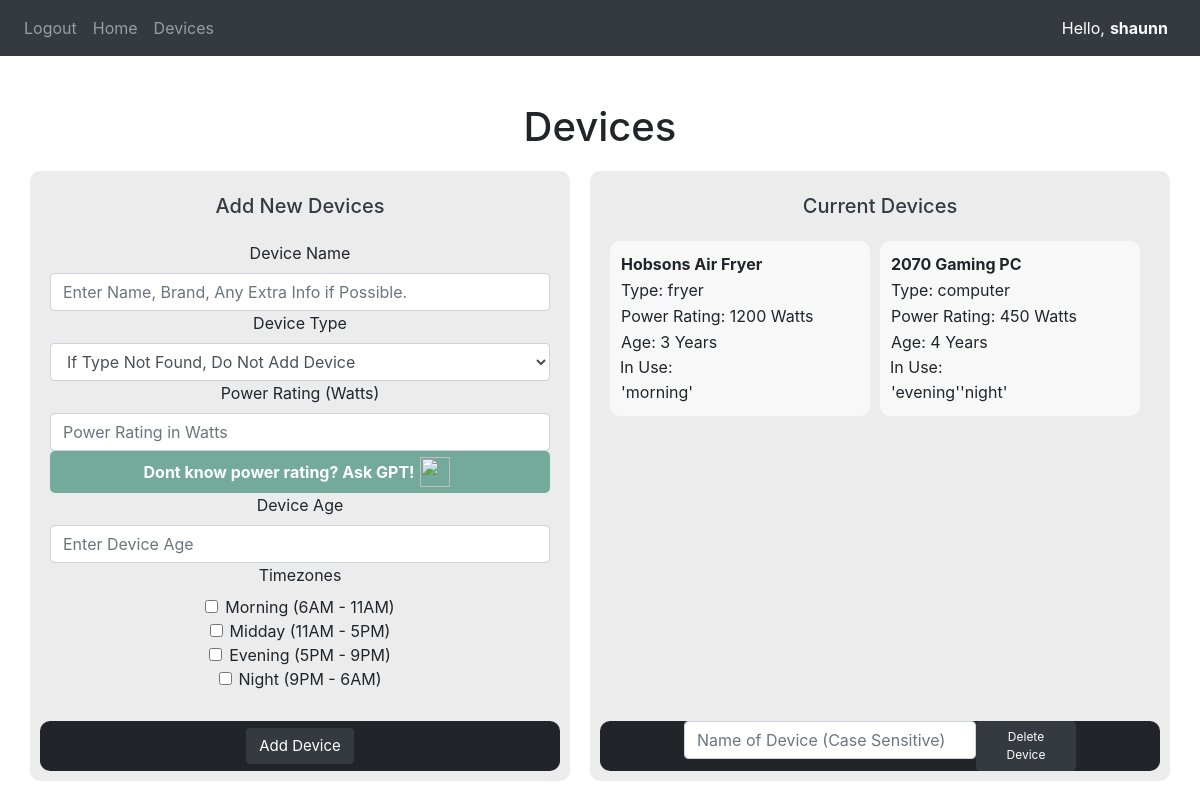
Screenshot of /devices (signed in) with the database file from the repository.
### website/models.py (models this page shows)
class User(db.Model, UserMixin):
    id = db.Column(db.Integer, primary_key=True)
    email = db.Column(db.String(150), unique=True)
    password = db.Column(db.String(500))
    firstName = db.Column(db.String(150))
    csv_data = db.relationship('CSVData', uselist=False, backref='user')
    devices = db.relationship('Device', backref='user')

class Device(db.Model):
    id = db.Column(db.Integer, primary_key=True)
    user_id = db.Column(db.Integer, db.ForeignKey('user.id'))
    deviceName = db.Column(db.String(150))
    deviceType = db.Column(db.String(50))
    powerRating = db.Column(db.Integer)
    deviceAge = db.Column(db.Integer)
    timeZones = db.Column(db.JSON)

### website/views.py (the view)
@views.route('/devices')
@login_required
def devices():
    devices = current_user.devices
    return render_template("devices.html.j2", devices=devices) #pass in devies to load any existing devices from user

### website/templates/devices.html.j2 (shortened to what this page needs)
{% extends "base.html.j2"%}
{%block content %}
<div class="header-container">
    <h1 class="page-header">Devices</h1>
</div>
<div class="flex-tile-con">
    <div class="tile" style="flex: 1;">
        <h2 class="tile-title text-dark">Add New Devices</h2>
        <div class="tile-content" style="flex-direction: column;">
            <form method="POST" action="/add-device" style="width: 500px;" align="center" id="add_form">
                <div class="form-group">
                    <label for="deviceName">Device Name</label>
                    <input type="text" class="form-control" id="deviceName" name="deviceName" placeholder="Enter Name, Brand, Any Extra Info if Possible.">
                    <label for="deviceType">Device Type</label>
                    <select class="form-control" id="deviceType" name="deviceType" placeholder="If type not found, please do not add this device">
                        <option value="" disabled selected hidden>If Type Not Found, Do Not Add Device</option>
                    </select>
                    <label for="powerRating">Power Rating (Watts)</label>
                    <input type="number" class="form-control" id="powerRating" name="powerRating" placeholder="Power Rating in Watts">
                    <div class="gpt-container">
                        <p class="gpt-button-text">Dont know power rating? Ask GPT!</p>
                        <button class="gpt-button" type="button" id="fetchPowerButton">
                            <img class="gpt-image" src="/static/gpt.png">
                        </button>
                    </div>
                    <label for="deviceAge">Device Age</label>
                    <input type="number" class="form-control" id="deviceAge" name="deviceAge" placeholder="Enter Device Age">
                    <label for="deviceTimezone">Timezones</label>
                    <div class="form-check">
                        <input class="form-check-input" type="checkbox" name="deviceTimezone" id="morningZone" value="morning"></input>
                        <label class="form-check-label" for="morningZone">Morning (6AM - 11AM)</label>
                    </div>
                    <div class="form-check">
                        <input class="form-check-input" type="checkbox" name="deviceTimezone" id="middayZone" value="midday"></input>
                        <label class="form-check-label" for="middayZone">Midday (11AM - 5PM)</label>
                    </div>
                    <div class="form-check">
                        <input class="form-check-input" type="checkbox" name="deviceTimezone" id="eveningZone" value="evening"></input>
                        <label class="form-check-label" for="eveningZone">Evening (5PM - 9PM)</label>
                    </div>
                    <div class="form-check">
                        <input class="form-check-input" type="checkbox" name="deviceTimezone" id="nightZone" value="night"></input>
                        <label class="form-check-label" for="nightZone">Night (9PM - 6AM)</label>
                    </div>
                    <br />
                </div>
            </form>
        </div>
        <div class="tile-bottom">
            <div class="tile-bottom-container" style="display: flex; justify-content: space-evenly; width: 100%;">
                <button class="btn btn-dark" id="add_device_button">Add Device</button>
            </div>
        </div>
    </div>
    <div class="tile" style="flex: 1;">
        <h2 class="tile-title text-dark">Current Devices</h2>
        <div class="tile-content" style="flex-direction: column; overflow-y: scroll">
            <div class="device-output-container" style="height: 475px; width: 100%;">
                {% for device in devices %}
                <div class="device-output" style="position: relative; overflow: hidden;">
                    <p class="device-info" id="{{ device.deviceName }}" style="font-weight: bold;">{{ device.deviceName }}</p>
                    <p class="device-info">Type: {{ device.deviceType }}</p>
                    <p class="device-info">Power Rating: {{ device.powerRating }} Watts</p>
                    <p class="device-info">Age: {{ device.deviceAge }} Years</p>
                    In Use:
                    <div class="device-zones device-info">
                        {% for zone in device.timeZones %}
                            <p class="device-zone">'{{zone}}'</p>
                        {% endfor %}
                    </div>
                </div>
                {% endfor %}
            </div>
        </div>
        <div class="tile-bottom">
            <div class="tile-bottom-container" style="display: flex; justify-content: space-evenly; width: 100%;">
                <form action="/delete-device" method="POST" style="display: flex; justify-content:space-evenly; width:70%;">
                <input class="form-control" type="text" id="delete-device-name" name="delete-device-name" placeholder="Name of Device (Case Sensitive)">
                <button class="btn btn-dark" style="font-size: 12px;" type="submit">Delete Device</button>
                </form>
            </div>
        </div>
    </div>
</div>
{% endblock %}

### website/templates/base.html.j2 (shortened to what this page needs)
<!DOCTYPE html>
<html>
    <head>
      <link rel="stylesheet" href="https://stackpath.bootstrapcdn.com/bootstrap/4.4.1/css/bootstrap.min.css"/>
      <link rel="stylesheet" href="https://stackpath.bootstrapcdn.com/font-awesome/4.7.0/css/font-awesome.min.css"/>
      <link rel="stylesheet" href="{{ url_for('static', filename='css/general.css') }}">
      <link rel="stylesheet" href="{{ url_for('static', filename='css/devices.css') }}">
    </head>
    <body>
      <nav class="navbar navbar-expand-lg navbar-dark bg-dark">
          <div class="collapse navbar-collapse" id="navbar">
            <div class="navbar-nav">
              {% if current_user.is_authenticated %}
                <a class="nav-item nav-link" id="logout" href="/logout">Logout</a>
                <a class="nav-item nav-link" id="home" href="/">Home</a>
                <a class="nav-item nav-link" id="devices" href="/devices">Devices</a>
              {% else %}
                <a class="nav-item nav-link" id="login" href="/login">Login</a>
                <a class="nav-item nav-link" id="signUp" href="/sign-up">Sign Up</a>
              {% endif %}
            </div>
          </div>
          <div class="navbar-user" style="display: flex; flex-direction: row;">
            <a class="nav-item nav-link" style="color: white; padding-right: 0px!important;">Hello,</a>
          {% if current_user.is_authenticated %}
            <a class="nav-item nav-link text-light" style="color: var(--dynamic-color); padding-left: 5px!important; font-weight: bold;" >{{ current_user.firstName }}</a>
          </div>
          {% else %}
            <a class="nav-item nav-link" style="color: white; padding-left: 5px!important;" >You!</a>
            </div>
          {% endif %}
        </nav>
          {% block content %}
          {% endblock %}
    </body>
</html>

### website/static/css/general.css (style rules this page uses)
:root { --dynamic-color: white; }
.header-container { display: flex; justify-content: center; align-items: center; height: 50px; margin-top: 50px; }
.flex-tile-con { display: flex; justify-content: center; align-items: center; width: 100%; height: 80vh; padding: 0 50px 0 50px; }
.tile { display: block; margin: 0 10px 0 10px; padding: 10px; height: 610px; background-color: rgb(236, 236, 236); border-radius: 10px; }
.tile-title { display: flex; margin: 0; justify-content: center; align-items: center; height: 50px; font-size: 20px; overflow: hidden; }
.tile-content { display: flex; padding: 10px; height: 490px; align-items: center; }
.tile-bottom { display: flex; background-color: #212529; justify-content: center; align-items: center; height: 50px; border-radius: 10px; }
.tile-bottom-container { display: flex; justify-content: space-evenly; width: 100%; }
.btn { font-size: 15px; overflow: hidden; min-width: 100px; }

### website/static/css/devices.css (style rules this page uses)
.device-output-container { display: grid; grid-template-columns: repeat(3, 1fr); grid-gap: 10px; }
.device-output { display: flex; flex-direction: column; background-color: rgba(255, 255, 255, 0.664); border-radius: 10px; height: 175px; width: 260px; padding: 10px; }
.device-info { margin: 1px; }
.device-zones { display: flex; }
.gpt-button-text { color: white; font-weight: bold; margin:0; }
.gpt-container { display: flex; justify-content: center; align-items: center; text-align: center; background-color: #74AA9C; padding: 5px; margin: 0; border-radius: 5px; }
.gpt-button { border-style: none; outline: none; background-color: transparent; }
.gpt-image { width: 30px; height: 30px; }

### rows the page displays
User: firstName "shaunn"
Device: deviceName "Hobsons Air Fryer", deviceType "fryer", powerRating "1200", deviceAge "3", timeZones "morning"
Device: deviceName "2070 Gaming PC", deviceType "computer", powerRating "450", deviceAge "4", timeZones "evening" "night"
